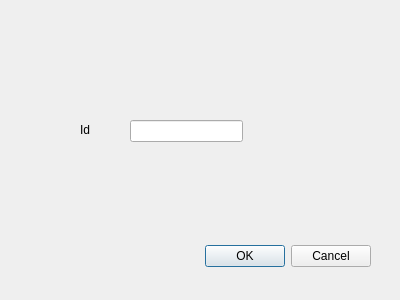
<?xml version="1.0" encoding="UTF-8"?>
<ui version="4.0">
 <class>btndeletewindow</class>
 <widget class="QDialog" name="btndeletewindow">
  <property name="geometry">
   <rect>
    <x>0</x>
    <y>0</y>
    <width>400</width>
    <height>300</height>
   </rect>
  </property>
  <property name="windowTitle">
   <string>Dialog</string>
  </property>
  <widget class="QDialogButtonBox" name="buttonBox">
   <property name="geometry">
    <rect>
     <x>30</x>
     <y>240</y>
     <width>341</width>
     <height>32</height>
    </rect>
   </property>
   <property name="orientation">
    <enum>Qt::Horizontal</enum>
   </property>
   <property name="standardButtons">
    <set>QDialogButtonBox::Cancel|QDialogButtonBox::Ok</set>
   </property>
  </widget>
  <widget class="QLineEdit" name="LneDeleteId">
   <property name="geometry">
    <rect>
     <x>130</x>
     <y>120</y>
     <width>113</width>
     <height>22</height>
    </rect>
   </property>
  </widget>
  <widget class="QLabel" name="label">
   <property name="geometry">
    <rect>
     <x>80</x>
     <y>120</y>
     <width>21</width>
     <height>20</height>
    </rect>
   </property>
   <property name="text">
    <string>Id</string>
   </property>
  </widget>
 </widget>
 <resources/>
 <connections>
  <connection>
   <sender>buttonBox</sender>
   <signal>accepted()</signal>
   <receiver>btndeletewindow</receiver>
   <slot>accept()</slot>
   <hints>
    <hint type="sourcelabel">
     <x>248</x>
     <y>254</y>
    </hint>
    <hint type="destinationlabel">
     <x>157</x>
     <y>274</y>
    </hint>
   </hints>
  </connection>
  <connection>
   <sender>buttonBox</sender>
   <signal>rejected()</signal>
   <receiver>btndeletewindow</receiver>
   <slot>reject()</slot>
   <hints>
    <hint type="sourcelabel">
     <x>316</x>
     <y>260</y>
    </hint>
    <hint type="destinationlabel">
     <x>286</x>
     <y>274</y>
    </hint>
   </hints>
  </connection>
 </connections>
</ui>
